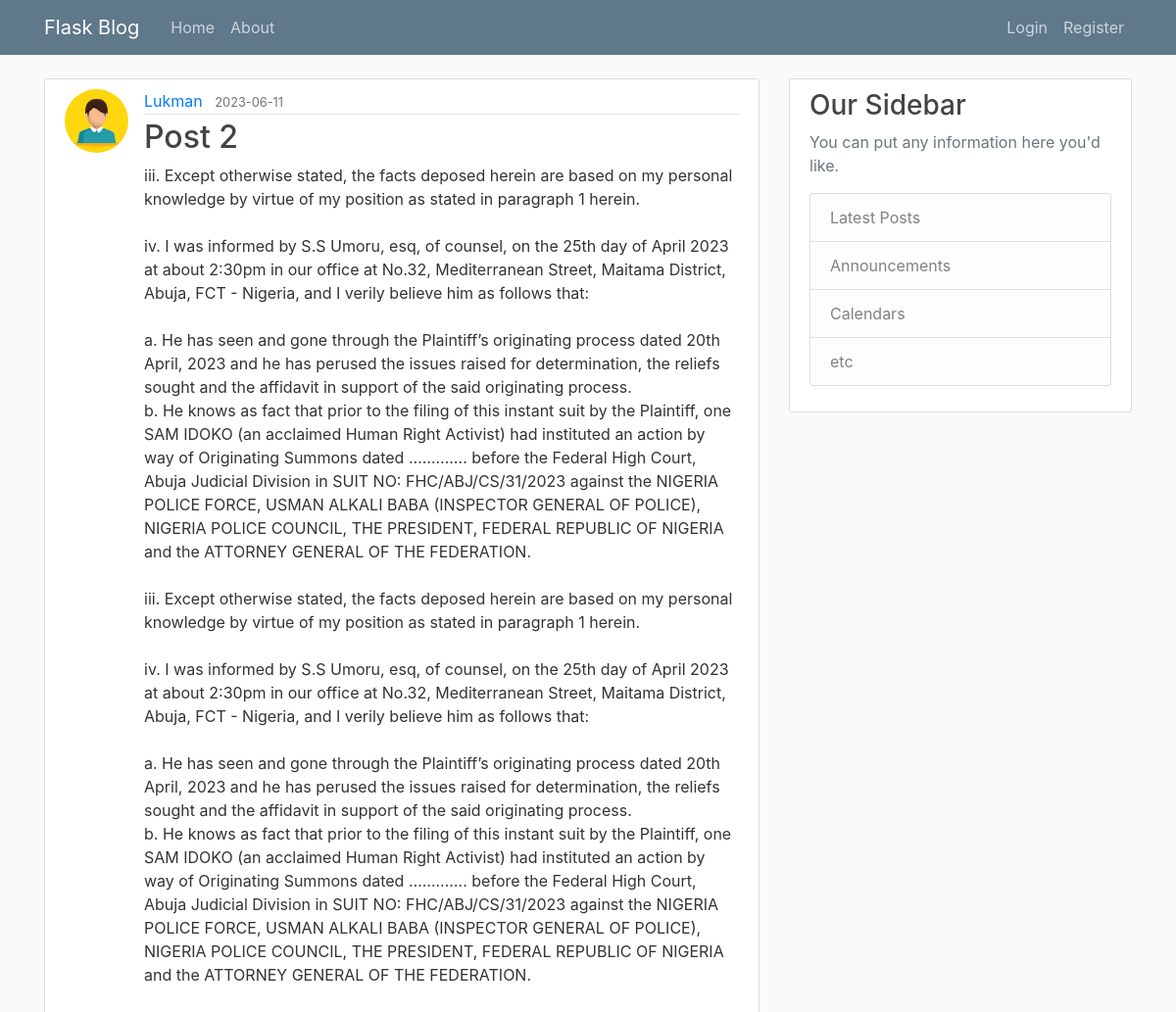
Screenshot of /post/2 with the database file from the repository.
### flaskblog/models.py (models this page shows)
class User(db.Model, UserMixin):
    id = db.Column(db.Integer, primary_key=True)
    username = db.Column(db.String(20), unique=True, nullable=False)
    email = db.Column(db.String(120), unique=True, nullable=False)
    image_file = db.Column(db.String(20), nullable=False, default='default.jpg')
    password = db.Column(db.String(60), nullable=False)
    '''this user model has relationship with the post
    backref can be used to get the user who created
    the post'''
    posts = db.relationship('Post', backref='author', lazy=True)

class Post(db.Model):
    id = db.Column(db.Integer, primary_key=True)
    title = db.Column(db.String(100), nullable=False)
    date_posted = db.Column(db.DateTime, nullable=False, default=datetime.utcnow)
    content = db.Column(db.Text, nullable=False)
    user_id = db.Column(db.Integer, db.ForeignKey('user.id'), nullable=False)

### flaskblog/routes.py (the view)
@app.route('/post/<int:post_id>')
def post(post_id):
    post = Post.query.get_or_404(post_id)
    return render_template('post.html', title=post.title, post=post)

### flaskblog/templates/post.html (shortened to what this page needs)
{% extends 'layout.html' %}
{% block content %}
<article class="media content-section">
    <img class="rounded-circle article-img" src="{{ url_for('static', filename='profile_pics/'
     + post.author.image_file) }}">
<div class="mdeia-body">
   <div class="article-metadata">
   <a href="{{ url_for('user_posts', username=post.author.username) }}" class="mr-2">{{ post.author.username }}</a>
   <small class="text-muted">{{ post.date_posted.strftime('%Y-%m-%d') }}</small>
</div>
<h2 class="article-title">{{ post.title }}</h2>
<p class="article-content">{{ post.content }}</p>
</div>
</article>
{% endblock %}

### flaskblog/static/css/main.css (style rules this page uses)
body { background: #fafafa; color: #333333; margin-top: 5rem; }
h1, h2, h3, h4, h5, h6 { color: #444444; }
.content-section { background: #ffffff; padding: 10px 20px; border: 1px solid #dddddd; border-radius: 3px; margin-bottom: 20px; }
.article-title { color: #444444; }
.article-content { white-space: pre-line; }
.article-img { height: 65px; width: 65px; margin-right: 16px; }
.article-metadata { padding-bottom: 1px; margin-bottom: 4px; border-bottom: 1px solid #e3e3e3 }

### rows the page displays
User: image_file (placeholder picture), author.username "Lukman"
Post: date_posted "2023-06-11", title "Post 2", content "iii. Except otherwise stated, the facts deposed herein are based on my personal knowledge by virtue of my position as stated in paragraph 1 herein. iv. I was informed by S.S Umoru, esq, of counsel, on the 25th day of April 2023 at about 2:30pm in our office at No.32, Mediterranean Street, Maitama District, Abuja, FCT - Nigeria, and I verily believe him as follows that: a. He has seen and gone through the Plaintiff’s originating process dated 20th April, 2023 and he has perused the issues raised for determination, the reliefs sought and the affidavit in support of the said originating process. b. He knows as fact that prior to the filing of this instant suit by the Plaintiff, one SAM IDOKO…"
